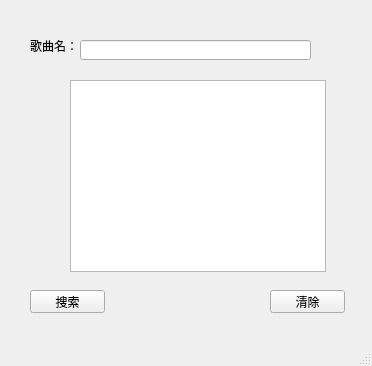
<?xml version="1.0" encoding="UTF-8"?>
<ui version="4.0">
 <class>MainWindow</class>
 <widget class="QMainWindow" name="MainWindow">
  <property name="geometry">
   <rect>
    <x>0</x>
    <y>0</y>
    <width>372</width>
    <height>366</height>
   </rect>
  </property>
  <property name="windowTitle">
   <string>MainWindow</string>
  </property>
  <widget class="QWidget" name="centralwidget">
   <widget class="QPushButton" name="pushButton">
    <property name="geometry">
     <rect>
      <x>30</x>
      <y>290</y>
      <width>75</width>
      <height>23</height>
     </rect>
    </property>
    <property name="text">
     <string>搜索</string>
    </property>
   </widget>
   <widget class="QPushButton" name="pushButton_2">
    <property name="geometry">
     <rect>
      <x>270</x>
      <y>290</y>
      <width>75</width>
      <height>23</height>
     </rect>
    </property>
    <property name="text">
     <string>清除</string>
    </property>
   </widget>
   <widget class="QLineEdit" name="lineEdit">
    <property name="geometry">
     <rect>
      <x>80</x>
      <y>40</y>
      <width>231</width>
      <height>20</height>
     </rect>
    </property>
   </widget>
   <widget class="QLabel" name="label">
    <property name="geometry">
     <rect>
      <x>30</x>
      <y>40</y>
      <width>54</width>
      <height>12</height>
     </rect>
    </property>
    <property name="text">
     <string>歌曲名：</string>
    </property>
   </widget>
   <widget class="QListWidget" name="listWidget">
    <property name="geometry">
     <rect>
      <x>70</x>
      <y>80</y>
      <width>256</width>
      <height>192</height>
     </rect>
    </property>
   </widget>
  </widget>
  <widget class="QMenuBar" name="menubar">
   <property name="geometry">
    <rect>
     <x>0</x>
     <y>0</y>
     <width>372</width>
     <height>23</height>
    </rect>
   </property>
  </widget>
  <widget class="QStatusBar" name="statusbar"/>
 </widget>
 <resources/>
 <connections>
  <connection>
   <sender>pushButton_2</sender>
   <signal>clicked()</signal>
   <receiver>listWidget</receiver>
   <slot>clear()</slot>
   <hints>
    <hint type="sourcelabel">
     <x>307</x>
     <y>324</y>
    </hint>
    <hint type="destinationlabel">
     <x>197</x>
     <y>198</y>
    </hint>
   </hints>
  </connection>
 </connections>
</ui>
